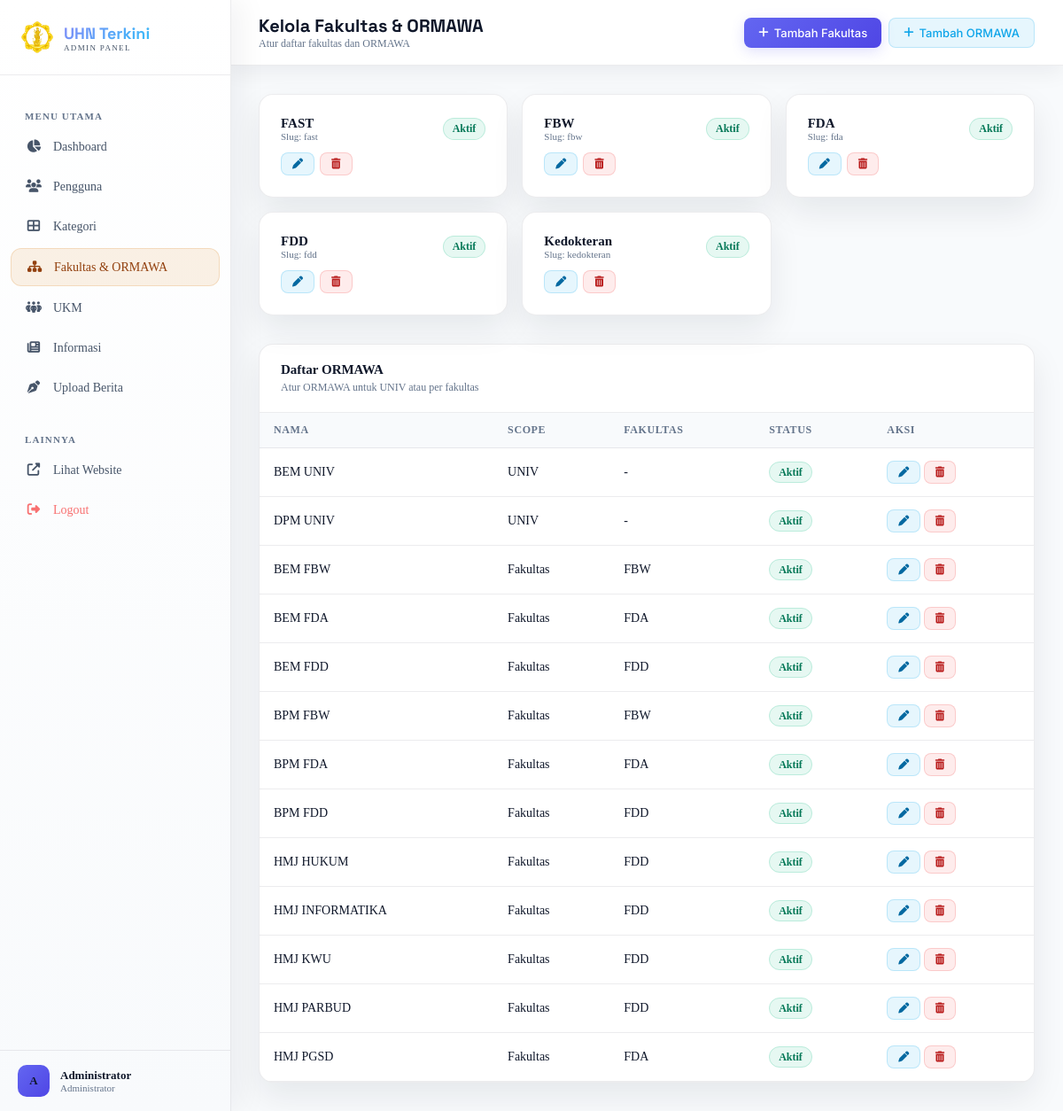
The page /admin/fakultas-ormawa.php (signed in) on the database its author committed.
### tables this page shows
CREATE TABLE `fakultas` (
  `id` int NOT NULL,
  `nama` varchar(100) NOT NULL,
  `slug` varchar(100) NOT NULL,
  `is_active` tinyint(1) DEFAULT '1',
  `created_at` timestamp NULL DEFAULT CURRENT_TIMESTAMP
);

CREATE TABLE `ormawa` (
  `id` int NOT NULL,
  `nama` varchar(120) NOT NULL,
  `slug` varchar(120) NOT NULL,
  `scope` enum('univ','fakultas') DEFAULT 'fakultas',
  `fakultas_id` int DEFAULT NULL,
  `is_active` tinyint(1) DEFAULT '1',
  `created_at` timestamp NULL DEFAULT CURRENT_TIMESTAMP
);

### admin/fakultas-ormawa.php (the view, shortened to what this page needs)
<?php
include __DIR__ . '/includes/header.php';
$fakultasRows = $conn->query("SELECT * FROM fakultas ORDER BY nama ASC");
$ormawaRows = $conn->query("SELECT o.*, f.nama as fakultas_nama FROM ormawa o LEFT JOIN fakultas f ON o.fakultas_id = f.id ORDER BY o.scope ASC, o.nama ASC");
?>
<?php include __DIR__ . '/includes/sidebar.php'; ?>
<div class="admin-main">
    <div class="admin-topbar">
        <div style="display:flex; align-items:center; gap:1rem;">
            <div>
                <h1 style="font-size:1.25rem; font-weight:700; color: #e2e8f0; margin:0; font-family:'Space Grotesk',sans-serif;">Kelola Fakultas & ORMAWA</h1>
                <p style="font-size:0.75rem; color:#64748b; margin:0;">Atur daftar fakultas dan ORMAWA</p>
            </div>
        </div>
        <div style="display:flex; gap:0.5rem;">
            <button onclick="openFakultasAdd()" class="btn-action btn-primary-sm" style="padding:0.5rem 1rem; font-size:0.8125rem;">
                <i class="fas fa-plus"></i> Tambah Fakultas
            </button>
            <button onclick="openOrmawaAdd()" class="btn-action" style="padding:0.5rem 1rem; font-size:0.8125rem; background:rgba(14,165,233,0.1); color:#0ea5e9; border:1px solid rgba(14,165,233,0.2);">
                <i class="fas fa-plus"></i> Tambah ORMAWA
            </button>
        </div>
    </div>
    <div class="admin-content">
        <div style="display:grid; grid-template-columns:repeat(auto-fit, minmax(240px, 1fr)); gap:1rem; margin-bottom:2rem;">
            <?php while ($fak = $fakultasRows->fetch_assoc()): ?>
            <div class="stat-card" style="--card-accent:#0ea5e9;">
                <div style="display:flex; align-items:center; justify-content:space-between; margin-bottom:0.75rem;">
                    <div>
                        <div style="font-weight:600; color:#0f172a; font-size:0.9375rem;"><?= htmlspecialchars($fak['nama']) ?></div>
                        <div style="font-size:0.6875rem; color:#64748b;">Slug: <?= htmlspecialchars($fak['slug']) ?></div>
                    </div>
                    <span class="badge-<?= $fak['is_active'] ? 'approved' : 'rejected' ?>">
                        <?= $fak['is_active'] ? 'Aktif' : 'Nonaktif' ?>
                    </span>
                </div>
                <div style="display:flex; gap:0.375rem;">
                    <button onclick='openFakultasEdit(<?= json_encode($fak) ?>)' class="btn-action btn-edit"><i class="fas fa-pen"></i></button>
                    <form method="POST" onsubmit="return confirm('Hapus fakultas ini?')" style="display:inline;">
                        <button type="submit" class="btn-action btn-delete"><i class="fas fa-trash-alt"></i></button>
                    </form>
                </div>
            </div>
            <?php endwhile; ?>
        </div>
        <div class="admin-card">
            <div class="admin-card-header">
                <div>
                    <h3 style="font-size:0.9375rem; font-weight:600; color: #0f172a; margin:0;">Daftar ORMAWA</h3>
                    <div style="font-size:0.75rem; color:#64748b; margin-top:0.25rem;">Atur ORMAWA untuk UNIV atau per fakultas</div>
                </div>
            </div>
            <div class="admin-card-body">
                <table class="admin-table">
                    <thead>
                        <tr>
                            <th>Nama</th>
                            <th>Scope</th>
                            <th>Fakultas</th>
                            <th>Status</th>
                            <th>Aksi</th>
                        </tr>
                    </thead>
                    <tbody>
                        <?php while ($row = $ormawaRows->fetch_assoc()): ?>
                        <tr>
                            <td><?= htmlspecialchars($row['nama']) ?></td>
                            <td><?= $row['scope'] === 'univ' ? 'UNIV' : 'Fakultas' ?></td>
                            <td><?= $row['scope'] === 'univ' ? '-' : htmlspecialchars($row['fakultas_nama'] ?? '-') ?></td>
                            <td>
                                <span class="badge-<?= $row['is_active'] ? 'approved' : 'rejected' ?>">
                                    <?= $row['is_active'] ? 'Aktif' : 'Nonaktif' ?>
                                </span>
                            </td>
                            <td>
                                <button onclick='openOrmawaEdit(<?= json_encode($row) ?>)' class="btn-action btn-edit"><i class="fas fa-pen"></i></button>
                                <form method="POST" onsubmit="return confirm('Hapus ORMAWA ini?')" style="display:inline;">
                                    <button type="submit" class="btn-action btn-delete"><i class="fas fa-trash-alt"></i></button>
                                </form>
                            </td>
                        </tr>
                        <?php endwhile; ?>
                    </tbody>
                </table>
            </div>
        </div>
    </div>
</div>
</body>
</html>

### assets/css/style.css (style rules this page uses)
:root { --primary: #6366f1; --primary-light: #818cf8; --accent: #0ea5e9; --dark-900: #0f172a; --dark-950: #020617; --glow-primary: 0 0 30px rgba(99,102,241,0.3); --glow-accent: 0 0 30px rgba(14,165,233,0.3); --app-bg: #f8fafc; --app-text: #0f172a; }
@media (prefers-color-scheme: light) { :root { --app-bg: #f8fafc; --app-text: #0f172a; } }
html.theme-light { --app-bg: #f8fafc; --app-text: #0f172a; }
html.theme-light body { background-color: var(--app-bg) !important; color: var(--app-text) !important; }
html { scroll-behavior: smooth; }

### rows shown on the page
fakultas: nama "FAST", slug "fast", is_active "Aktif"
fakultas: nama "FBW", slug "fbw", is_active "Aktif"
fakultas: nama "FDA", slug "fda", is_active "Aktif"
fakultas: nama "FDD", slug "fdd", is_active "Aktif"
fakultas: nama "Kedokteran", slug "kedokteran", is_active "Aktif"
ormawa: nama "BEM UNIV", scope "UNIV", is_active "Aktif"
ormawa: nama "DPM UNIV", scope "UNIV", is_active "Aktif"
ormawa: nama "BEM FBW", scope "Fakultas", fakultas.nama "FBW", is_active "Aktif"
ormawa: nama "BEM FDA", scope "Fakultas", fakultas.nama "FDA", is_active "Aktif"
ormawa: nama "BEM FDD", scope "Fakultas", fakultas.nama "FDD", is_active "Aktif"
ormawa: nama "BPM FBW", scope "Fakultas", fakultas.nama "FBW", is_active "Aktif"
ormawa: nama "BPM FDA", scope "Fakultas", fakultas.nama "FDA", is_active "Aktif"
ormawa: nama "BPM FDD", scope "Fakultas", fakultas.nama "FDD", is_active "Aktif"
ormawa: nama "HMJ HUKUM", scope "Fakultas", fakultas.nama "FDD", is_active "Aktif"
ormawa: nama "HMJ INFORMATIKA", scope "Fakultas", fakultas.nama "FDD", is_active "Aktif"
ormawa: nama "HMJ KWU", scope "Fakultas", fakultas.nama "FDD", is_active "Aktif"
ormawa: nama "HMJ PARBUD", scope "Fakultas", fakultas.nama "FDD", is_active "Aktif"
ormawa: nama "HMJ PGSD", scope "Fakultas", fakultas.nama "FDA", is_active "Aktif"

### other values the page prints
substr($_SESSION['user_nama'] ?? 'A', 0, 1) "A"
$_SESSION['user_nama'] "Administrator"
